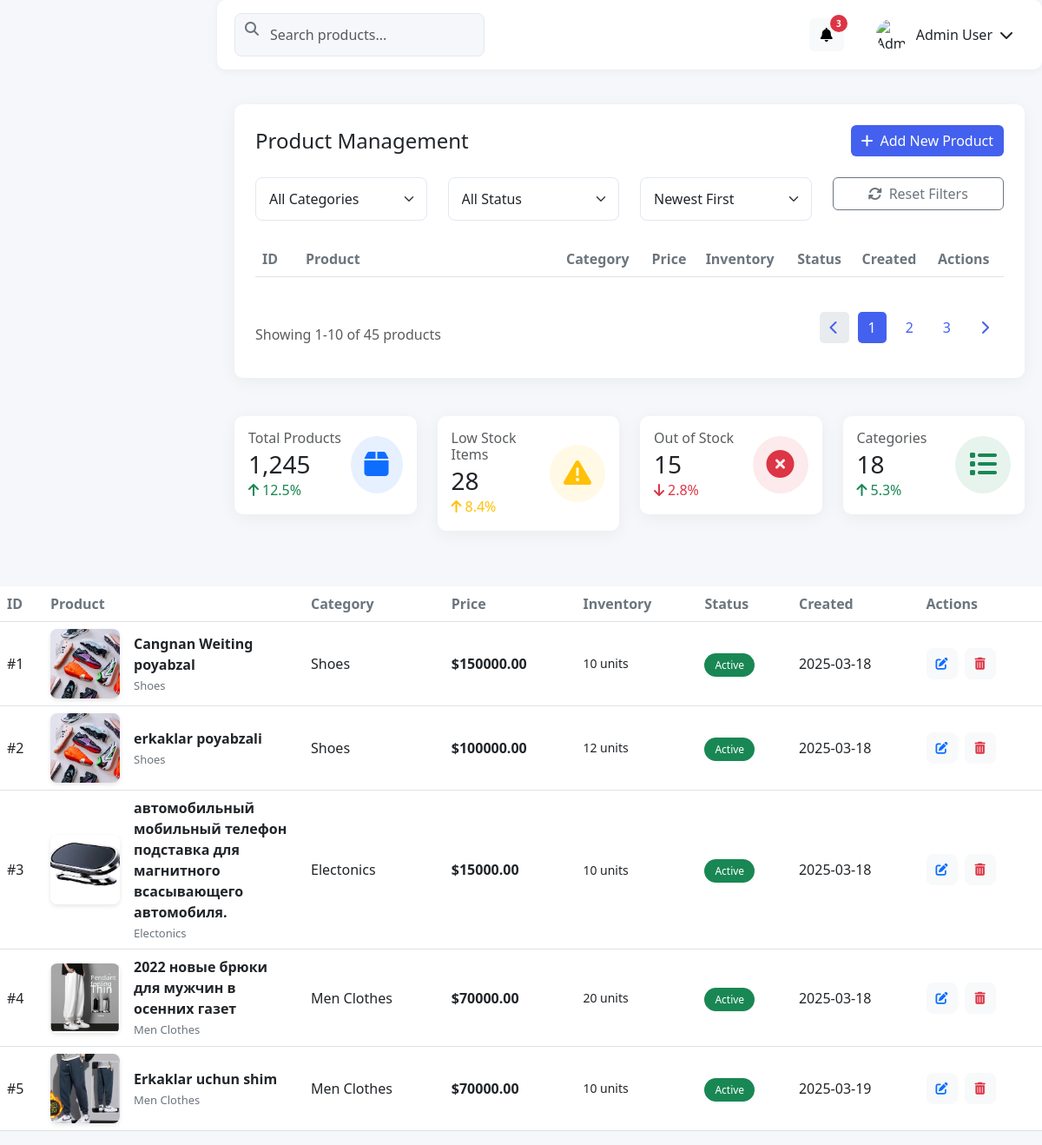
/admin-product/, run on the app's committed database.
### app/models.py (models this page shows, shortened)
class Product(models.Model):
    STATUS_CHOICES = (
        ('Active', 'Active'),
        ('Draft', 'Draft'),
        ('Out of Stock', 'Out of Stock'),
    )
    name = models.CharField(max_length=255)
    sku = models.CharField(max_length=50, blank=True)
    category = models.ForeignKey(Category, on_delete=models.CASCADE, related_name='products', null=True)
    price = models.DecimalField(max_digits=10, decimal_places=2)
    discount_price = models.DecimalField(max_digits=10, decimal_places=2, null=True, blank=True)
    description = models.TextField(blank=True)
    inventory = models.PositiveIntegerField(default=0)
    image = models.ImageField(upload_to='products/', null=True, blank=True)
    weight = models.DecimalField(max_digits=6, decimal_places=2, null=True, blank=True)
    status = models.CharField(max_length=20, choices=STATUS_CHOICES, default='Active')
    tags = models.CharField(max_length=255, blank=True)
    seo_title = models.CharField(max_length=255, blank=True)
    seo_description = models.TextField(blank=True)
    created_at = models.DateTimeField(auto_now_add=True)
    updated_at = models.DateTimeField(auto_now=True)

class Category(models.Model):
    STATUS_CHOICES = (
        ('active', 'Active'),
        ('inactive', 'Inactive'),
    )
    name = models.CharField(max_length=100, unique=True)
    slug = models.SlugField(
        max_length=100,
        unique=True,
        blank=True,
        help_text="Auto-generated from name if left blank"
    )
    parent = models.ForeignKey(
        'self',
        on_delete=models.SET_NULL,
        null=True,
        blank=True,
        related_name='subcategories',
        help_text="Parent category, if any"
    )
    status = models.CharField(
        max_length=20,
        choices=STATUS_CHOICES,
        default='active'
    )
    description = models.TextField(blank=True, null=True)
    image = models.ImageField(upload_to='categories/')
    meta_title = models.CharField(max_length=200, blank=True, null=True)
    meta_description = models.TextField(blank=True, null=True)
    meta_keywords = models.CharField(
        max_length=200,
        blank=True,
        null=True,
        help_text="Comma-separated keywords"
    )
    created_at = models.DateTimeField(auto_now_add=True)
    updated_at = models.DateTimeField(auto_now=True)
    class Meta:
        verbose_name = "Category"
        verbose_name_plural = "Categories"

### app/views.py (the view, shortened to what this page needs)
# urls.py: path('admin-product/', AdminProduct.as_view(), name='admin-product'),
class AdminProduct(ListView):
    template_name = 'ecomm/admin/productmanagement.html'
    model = Category
    context_object_name = 'categories'
    def get_context_data(self, **kwargs):
        context = super().get_context_data(**kwargs)
        context['product_form'] = ProductForm()
        context['products'] = Product.objects.all()
        return context

### templates/ecomm/admin/productmanagement.html (shortened to what this page needs)
<!DOCTYPE html>
<html lang="en">
<head>
    <link href="https://cdnjs.cloudflare.com/ajax/libs/bootstrap/5.3.0/css/bootstrap.min.css" rel="stylesheet">
    <link href="https://cdnjs.cloudflare.com/ajax/libs/font-awesome/6.4.0/css/all.min.css" rel="stylesheet">
</head>
<body>
{% block content %}
    <div class="main-content">
        <div class="header d-flex justify-content-between align-items-center">
            <div class="d-flex align-items-center">
                <div class="search-box">
                    <i class="fas fa-search"></i>
                    <input type="text" class="form-control" placeholder="Search products...">
                </div>
            </div>
            <div class="d-flex align-items-center">
                <div class="position-relative me-4">
                    <button class="btn btn-light position-relative" type="button">
                        <i class="fas fa-bell"></i>
                        <span class="notification-badge">3</span>
                    </button>
                </div>
                <div class="dropdown profile-menu">
                    <button class="btn d-flex align-items-center" type="button" id="profileDropdown"
                            data-bs-toggle="dropdown" aria-expanded="false">
                        <img src="/api/placeholder/100/100" alt="Admin">
                        <span class="d-none d-md-inline-block">Admin User</span>
                        <i class="fas fa-chevron-down ms-2"></i>
                    </button>
                </div>
            </div>
        </div>
        <div class="content-area">
            <div class="row mb-4">
                <div class="col-12">
                    <div class="card">
                        <div class="card-body p-4">
                            <div class="d-flex justify-content-between align-items-center mb-4">
                                <h4 class="mb-0">Product Management</h4>
                                <button class="btn btn-custom-primary" data-bs-toggle="modal"
                                        data-bs-target="#addProductModal">
                                    <i class="fas fa-plus me-2"></i>Add New Product
                                </button>
                            </div>
                            <div class="row mb-4">
                                <div class="col-md-3 mb-3 mb-md-0">
                                    <select class="form-select" id="categoryFilter">
                                        <option value="">All Categories</option>
                                    </select>
                                </div>
                                <div class="col-md-3 mb-3 mb-md-0">
                                    <select class="form-select" id="statusFilter">
                                        <option value="">All Status</option>
                                    </select>
                                </div>
                                <div class="col-md-3 mb-3 mb-md-0">
                                    <select class="form-select" id="sortBy">
                                        <option value="newest">Newest First</option>
                                    </select>
                                </div>
                                <div class="col-md-3">
                                    <button class="btn btn-outline-secondary w-100" id="resetFilters">
                                        <i class="fas fa-sync-alt me-2"></i>Reset Filters
                                    </button>
                                </div>
                            </div>
                            <div class="table-responsive">
                                <table class="table table-hover">
                                    <thead>
                                    <tr>
                                        <th width="50">ID</th>
                                        <th width="300">Product</th>
                                        <th>Category</th>
                                        <th>Price</th>
                                        <th>Inventory</th>
                                        <th>Status</th>
                                        <th>Created</th>
                                        <th>Actions</th>
                                    </tr>
                                    </thead>
                                </table>
                            </div>
                            <div class="d-flex justify-content-between align-items-center mt-4">
                                <div>
                                    <span class="text-muted">Showing 1-10 of 45 products</span>
                                </div>
                                <nav aria-label="Product pagination">
                                    <ul class="pagination">
                                        <li class="page-item disabled">
                                            <a class="page-link" href="#" aria-label="Previous">
                                                <i class="fas fa-chevron-left"></i>
                                            </a>
                                        </li>
                                        <li class="page-item active"><a class="page-link" href="#">1</a></li>
                                        <li class="page-item"><a class="page-link" href="#">2</a></li>
                                        <li class="page-item"><a class="page-link" href="#">3</a></li>
                                        <li class="page-item">
                                            <a class="page-link" href="#" aria-label="Next">
                                                <i class="fas fa-chevron-right"></i>
                                            </a>
                                        </li>
                                    </ul>
                                </nav>
                            </div>
                        </div>
                    </div>
                </div>
            </div>
            <div class="row">
                <div class="col-md-6 col-lg-3 mb-4">
                    <div class="card">
                        <div class="card-body">
                            <div class="d-flex justify-content-between align-items-center">
                                <div>
                                    <h6 class="text-muted mb-1">Total Products</h6>
                                    <h3 class="mb-0">1,245</h3>
                                    <span class="text-success"><i class="fas fa-arrow-up me-1"></i>12.5%</span>
                                </div>
                                <div class="bg-primary bg-opacity-10 p-3 rounded-circle">
                                    <i class="fas fa-box fa-2x text-primary"></i>
                                </div>
                            </div>
                        </div>
                    </div>
                </div>
                <div class="col-md-6 col-lg-3 mb-4">
                    <div class="card">
                        <div class="card-body">
                            <div class="d-flex justify-content-between align-items-center">
                                <div>
                                    <h6 class="text-muted mb-1">Low Stock Items</h6>
                                    <h3 class="mb-0">28</h3>
                                    <span class="text-warning"><i class="fas fa-arrow-up me-1"></i>8.4%</span>
                                </div>
                                <div class="bg-warning bg-opacity-10 p-3 rounded-circle">
                                    <i class="fas fa-exclamation-triangle fa-2x text-warning"></i>
                                </div>
                            </div>
                        </div>
                    </div>
                </div>
                <div class="col-md-6 col-lg-3 mb-4">
                    <div class="card">
                        <div class="card-body">
                            <div class="d-flex justify-content-between align-items-center">
                                <div>
                                    <h6 class="text-muted mb-1">Out of Stock</h6>
                                    <h3 class="mb-0">15</h3>
                                    <span class="text-danger"><i class="fas fa-arrow-down me-1"></i>2.8%</span>
                                </div>
                                <div class="bg-danger bg-opacity-10 p-3 rounded-circle">
                                    <i class="fas fa-times-circle fa-2x text-danger"></i>
                                </div>
                            </div>
                        </div>
                    </div>
                </div>
                <div class="col-md-6 col-lg-3 mb-4">
                    <div class="card">
                        <div class="card-body">
                            <div class="d-flex justify-content-between align-items-center">
                                <div>
                                    <h6 class="text-muted mb-1">Categories</h6>
                                    <h3 class="mb-0">18</h3>
                                    <span class="text-success"><i class="fas fa-arrow-up me-1"></i>5.3%</span>
                                </div>
                                <div class="bg-success bg-opacity-10 p-3 rounded-circle">
                                    <i class="fas fa-list fa-2x text-success"></i>
                                </div>
                            </div>
                        </div>
                    </div>
                </div>
            </div>
        </div>
    </div>
    <div class="table-responsive">
        <table class="table table-hover">
            <thead>
            <tr>
                <th width="50">ID</th>
                <th width="300">Product</th>
                <th>Category</th>
                <th>Price</th>
                <th>Inventory</th>
                <th>Status</th>
                <th>Created</th>
                <th>Actions</th>
            </tr>
            </thead>
            <tbody>
            {% for product in products %}
                <tr>
                    <td>#{{ product.id }}</td>
                    <td>
                        <div class="d-flex align-items-center">
                            {% if product.image %}
                                <img src="{{ product.image.url }}" alt="{{ product.name }}" class="product-image me-3">
                            {% else %}
                                <img src="/api/placeholder/100/100" alt="{{ product.name }}" class="product-image me-3">
                            {% endif %}
                            <div>
                                <div class="product-name">{{ product.name }}</div>
                                <div class="product-category">{{ product.category.name|default:'' }}</div>
                            </div>
                        </div>
                    </td>
                    <td>{{ product.category.name|default:'' }}</td>
                    <td class="product-price">${{ product.price }}</td>
                    <td class="product-inventory {% if product.inventory == 0 %}text-out-stock{% elif product.inventory < 10 %}text-low-stock{% endif %}">
                        {{ product.inventory }} units
                    </td>
                    <td>
                    <span class="status-badge
                        {% if product.status == 'Active' %}bg-success{% elif product.status == 'Low Stock' %}bg-warning{% elif product.status == 'Out of Stock' %}bg-danger{% else %}bg-secondary{% endif %} text-white">
                        {{ product.status }}
                    </span>
                    </td>
                    <td>{{ product.created_at|date:"Y-m-d" }}</td>
                    <td>
                        <div class="d-flex">
                            <a href="#"
                               class="btn btn-sm btn-light action-btn me-2" title="Edit Product">
                                <i class="fas fa-edit text-primary"></i>
                            </a>
                            <button class="btn btn-sm btn-light action-btn" title="Delete Product"
                                    data-bs-toggle="modal" data-bs-target="#deleteProductModal"
                                    data-product-id="{{ product.id }}">
                                <i class="fas fa-trash-alt text-danger"></i>
                            </button>
                        </div>
                    </td>
                </tr>
            {% endfor %}
            </tbody>
        </table>
    </div>
{% endblock %}
</body>
</html>

### data on the page
Product: id "1", image (picture), name "Cangnan Weiting poyabzal", category.name "Shoes", price "150000.00", inventory "10", status "Active", created_at "2025-03-18"
Product: id "2", image (picture), name "erkaklar poyabzali", category.name "Shoes", price "100000.00", inventory "12", status "Active", created_at "2025-03-18"
Product: id "3", image (picture), name "автомобильный мобильный телефон подставка для магнитного всасывающего автомобиля.", category.name "Electonics", price "15000.00", inventory "10", status "Active", created_at "2025-03-18"
Product: id "4", image (picture), name "2022 новые брюки для мужчин в осенних газет", category.name "Men Clothes", price "70000.00", inventory "20", status "Active", created_at "2025-03-18"
Product: id "5", image (picture), name "Erkaklar uchun shim", category.name "Men Clothes", price "70000.00", inventory "10", status "Active", created_at "2025-03-19"
